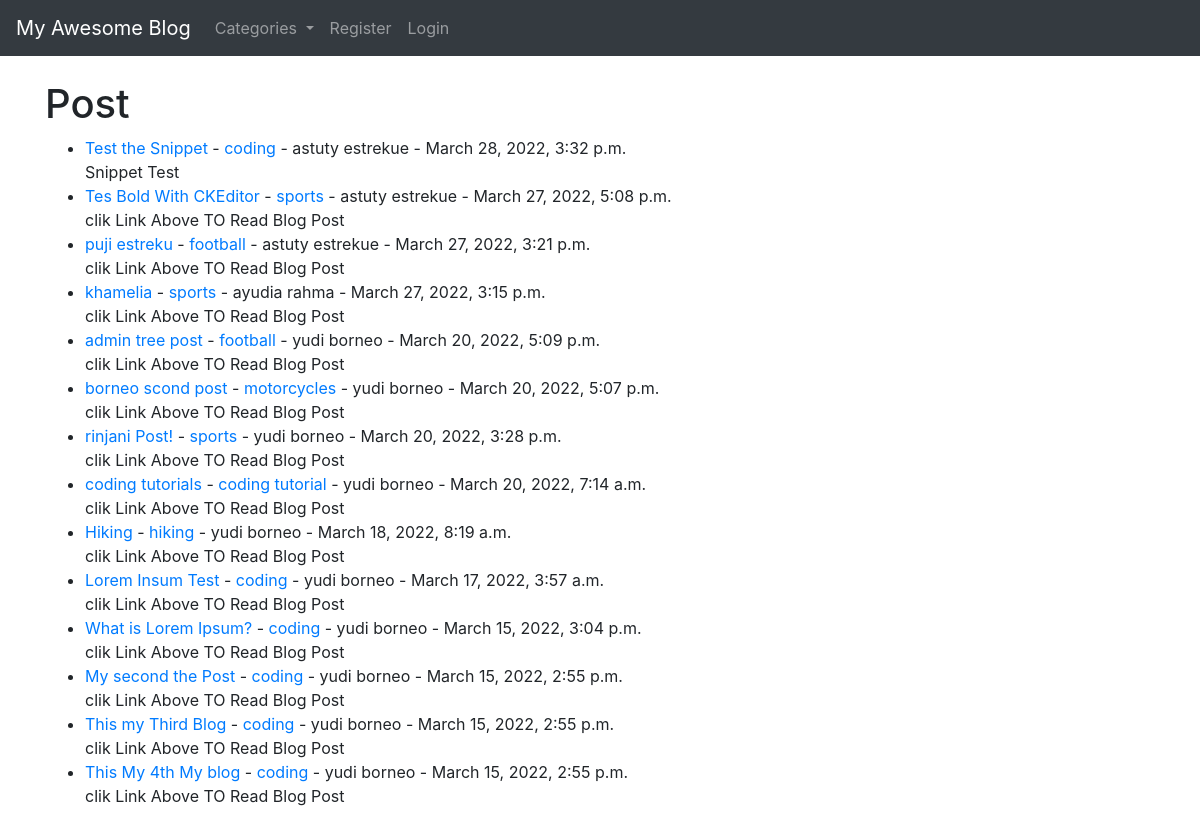
The page / on the database its author committed.
### theblog/models.py (models this page shows, shortened)
class Post(models.Model):
    title = models.CharField(max_length=250)
    title_tag = models.CharField(max_length=250)
    author = models.ForeignKey(User, on_delete=models.CASCADE)
    body = RichTextField(blank=True, null=True)
    post_date = models.DateTimeField(auto_now_add=True)
    category = models.CharField(max_length=250, default='coding')
    snippet = models.CharField(max_length=250)
    likes = models.ManyToManyField(User, related_name='blog_posts')

### theblog/views.py (the view)
# urls.py: path('', HomeView.as_view(), name="home"),
class HomeView(ListView):
    model = Post
    template_name = 'home.html'
    ordering = ['-post_date']
    def get_context_data(self, *args, **kwargs):
        cat_menu = Category.objects.all()
        context = super(HomeView, self).get_context_data(**kwargs)
        context["cat_menu"] = cat_menu
        return context

### theblog/models.py (called while the page is built)
    def __str__(self):
        return self.name

### theblog/templates/home.html (shortened to what this page needs)
{% extends "base.html" %}
{% block content %}
<h1>Post</h1>
<ul>
{% for post in object_list  %}
    <li><a href="{% url 'article-detail' post.pk %}">{{ post.title }}</a>
        - <a href="{% url 'category' post.category|slugify %}">{{ post.category }}</a>
        - {{ post.author.first_name }} {{ post.author.last_name }} - {{ post.post_date }}
         <br>
        {{ post.snippet }}
{% endfor %}
</ul>
{% endblock content %}

### theblog/templates/base.html (shortened to what this page needs)
<!doctype html>
<html lang="en">
  <head>
    <link rel="stylesheet" href="https://cdn.jsdelivr.net/npm/bootstrap@4.6.1/dist/css/bootstrap.min.css">
  </head>
  <body>
    <nav class="navbar navbar-expand-lg navbar-dark bg-dark">
        <a class="navbar-brand" href="{% url 'home' %}">My Awesome Blog</a>
        <div class="collapse navbar-collapse" id="navbarSupportedContent">
          <ul class="navbar-nav mr-auto">
            {% if cat_menu %}
          <li class="nav-item dropdown">
            <a class="nav-link dropdown-toggle" href="#" id="navbarDropdown" role="button" data-toggle="dropdown" aria-haspopup="true" aria-expanded="false">
              Categories
            </a>
          </li>
          {% else %}
          <li class="nav-item">
            <a class="nav-link" href="{% url 'category-list' %}">Categories</a>
          </li>
          {% endif %}
            {% if user.is_authenticated %}
              <li class="nav-item">
                <a class="nav-link" href="{% url 'add_post' %}">Add Post</a>
              </li>
              <li class="nav-item">
                <a class="nav-link" href="{% url 'add_category' %}">Add Category</a>
              </li>
              <li class="nav-item">
                <a class="nav-link" href="{% url 'edit_profile' %}">Edit Profile</a>
              </li>
              <li class="nav-item">
                <a class="nav-link" href="{% url 'logout' %}">Logout</a>
              </li>
            {% else %}
              <li class="nav-item">
                <a class="nav-link" href="{% url 'register' %}">Register</a>
              </li>
              <li class="nav-item">
                <a class="nav-link" href="{% url 'login' %}">Login</a>
              </li>
            {% endif %}
          </ul>
        </div>
      </nav>
    <br>
    <div class="container">
        {% block content %}
        {% endblock content %}
    </div>
  </body>
</html>

### rows shown on the page
Post: title "Test the Snippet", category "coding", author.first_name "astuty", author.last_name "estrekue", post_date "March 28, 2022, 3:32 p.m.", snippet "Snippet Test"
Post: title "Tes Bold With CKEditor", category "sports", author.first_name "astuty", author.last_name "estrekue", post_date "March 27, 2022, 5:08 p.m.", snippet "clik Link Above TO Read Blog Post"
Post: title "puji estreku", category "football", author.first_name "astuty", author.last_name "estrekue", post_date "March 27, 2022, 3:21 p.m.", snippet "clik Link Above TO Read Blog Post"
Post: title "khamelia", category "sports", author.first_name "ayudia", author.last_name "rahma", post_date "March 27, 2022, 3:15 p.m.", snippet "clik Link Above TO Read Blog Post"
Post: title "admin tree post", category "football", author.first_name "yudi", author.last_name "borneo", post_date "March 20, 2022, 5:09 p.m.", snippet "clik Link Above TO Read Blog Post"
Post: title "borneo scond post", category "motorcycles", author.first_name "yudi", author.last_name "borneo", post_date "March 20, 2022, 5:07 p.m.", snippet "clik Link Above TO Read Blog Post"
Post: title "rinjani Post!", category "sports", author.first_name "yudi", author.last_name "borneo", post_date "March 20, 2022, 3:28 p.m.", snippet "clik Link Above TO Read Blog Post"
Post: title "coding tutorials", category "coding tutorial", author.first_name "yudi", author.last_name "borneo", post_date "March 20, 2022, 7:14 a.m.", snippet "clik Link Above TO Read Blog Post"
Post: title "Hiking", category "hiking", author.first_name "yudi", author.last_name "borneo", post_date "March 18, 2022, 8:19 a.m.", snippet "clik Link Above TO Read Blog Post"
Post: title "Lorem Insum Test", category "coding", author.first_name "yudi", author.last_name "borneo", post_date "March 17, 2022, 3:57 a.m.", snippet "clik Link Above TO Read Blog Post"
Post: title "What is Lorem Ipsum?", category "coding", author.first_name "yudi", author.last_name "borneo", post_date "March 15, 2022, 3:04 p.m.", snippet "clik Link Above TO Read Blog Post"
Post: title "My second the Post", category "coding", author.first_name "yudi", author.last_name "borneo", post_date "March 15, 2022, 2:55 p.m.", snippet "clik Link Above TO Read Blog Post"
Post: title "This my Third Blog", category "coding", author.first_name "yudi", author.last_name "borneo", post_date "March 15, 2022, 2:55 p.m.", snippet "clik Link Above TO Read Blog Post"
Post: title "This My 4th My blog", category "coding", author.first_name "yudi", author.last_name "borneo", post_date "March 15, 2022, 2:55 p.m.", snippet "clik Link Above TO Read Blog Post"
